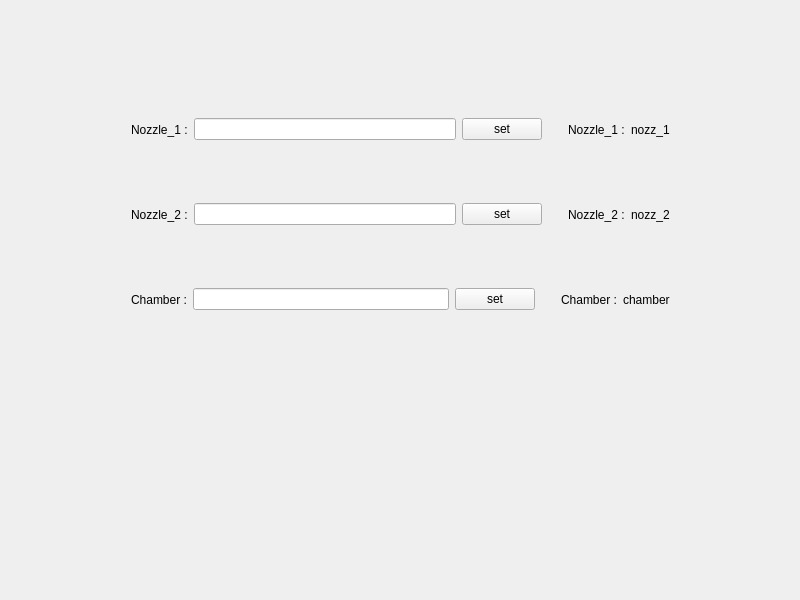
<?xml version="1.0" encoding="UTF-8"?>
<ui version="4.0">
 <class>MainWindow</class>
 <widget class="QMainWindow" name="MainWindow">
  <property name="geometry">
   <rect>
    <x>0</x>
    <y>0</y>
    <width>800</width>
    <height>600</height>
   </rect>
  </property>
  <property name="windowTitle">
   <string>Drum</string>
  </property>
  <widget class="QWidget" name="centralWidget">
   <widget class="QWidget" name="verticalLayoutWidget">
    <property name="geometry">
     <rect>
      <x>120</x>
      <y>79</y>
      <width>561</width>
      <height>271</height>
     </rect>
    </property>
    <layout class="QVBoxLayout" name="verticalLayout">
     <item>
      <layout class="QHBoxLayout" name="HL_1">
       <item>
        <widget class="QLabel" name="label">
         <property name="text">
          <string>Nozzle_1 :</string>
         </property>
        </widget>
       </item>
       <item>
        <widget class="QLineEdit" name="nozzle_1_req_val"/>
       </item>
       <item>
        <widget class="QPushButton" name="set_nozzle_1">
         <property name="text">
          <string>set</string>
         </property>
        </widget>
       </item>
       <item>
        <spacer name="verticalSpacer">
         <property name="orientation">
          <enum>Qt::Vertical</enum>
         </property>
         <property name="sizeType">
          <enum>QSizePolicy::Minimum</enum>
         </property>
         <property name="sizeHint" stdset="0">
          <size>
           <width>20</width>
           <height>40</height>
          </size>
         </property>
        </spacer>
       </item>
       <item>
        <widget class="QLabel" name="label_3">
         <property name="text">
          <string>Nozzle_1 :</string>
         </property>
        </widget>
       </item>
       <item>
        <widget class="QLabel" name="curr_nozzle_1">
         <property name="text">
          <string>nozz_1</string>
         </property>
        </widget>
       </item>
      </layout>
     </item>
     <item>
      <layout class="QHBoxLayout" name="HL_2">
       <item>
        <widget class="QLabel" name="label_2">
         <property name="text">
          <string>Nozzle_2 :</string>
         </property>
        </widget>
       </item>
       <item>
        <widget class="QLineEdit" name="nozzle_2_req_val"/>
       </item>
       <item>
        <widget class="QPushButton" name="set_nozzle_2">
         <property name="text">
          <string>set</string>
         </property>
        </widget>
       </item>
       <item>
        <spacer name="verticalSpacer_2">
         <property name="orientation">
          <enum>Qt::Vertical</enum>
         </property>
         <property name="sizeType">
          <enum>QSizePolicy::Minimum</enum>
         </property>
         <property name="sizeHint" stdset="0">
          <size>
           <width>20</width>
           <height>40</height>
          </size>
         </property>
        </spacer>
       </item>
       <item>
        <widget class="QLabel" name="label_4">
         <property name="text">
          <string>Nozzle_2 :</string>
         </property>
        </widget>
       </item>
       <item>
        <widget class="QLabel" name="curr_nozzle_2">
         <property name="text">
          <string>nozz_2</string>
         </property>
        </widget>
       </item>
      </layout>
     </item>
     <item>
      <layout class="QHBoxLayout" name="HL_3">
       <item>
        <widget class="QLabel" name="label_5">
         <property name="text">
          <string>Chamber :</string>
         </property>
        </widget>
       </item>
       <item>
        <widget class="QLineEdit" name="chamber_req_val"/>
       </item>
       <item>
        <widget class="QPushButton" name="set_chamber">
         <property name="text">
          <string>set</string>
         </property>
        </widget>
       </item>
       <item>
        <spacer name="verticalSpacer_3">
         <property name="orientation">
          <enum>Qt::Vertical</enum>
         </property>
         <property name="sizeType">
          <enum>QSizePolicy::Minimum</enum>
         </property>
         <property name="sizeHint" stdset="0">
          <size>
           <width>20</width>
           <height>40</height>
          </size>
         </property>
        </spacer>
       </item>
       <item>
        <widget class="QLabel" name="label_6">
         <property name="text">
          <string>Chamber :</string>
         </property>
        </widget>
       </item>
       <item>
        <widget class="QLabel" name="chamber">
         <property name="text">
          <string>chamber</string>
         </property>
        </widget>
       </item>
      </layout>
     </item>
     <item>
      <layout class="QHBoxLayout" name="HL2"/>
     </item>
     <item>
      <layout class="QHBoxLayout" name="HL3"/>
     </item>
     <item>
      <layout class="QHBoxLayout" name="HL4"/>
     </item>
     <item>
      <layout class="QHBoxLayout" name="HL5"/>
     </item>
    </layout>
   </widget>
  </widget>
 </widget>
 <layoutdefault spacing="6" margin="11"/>
 <resources/>
 <connections/>
</ui>
